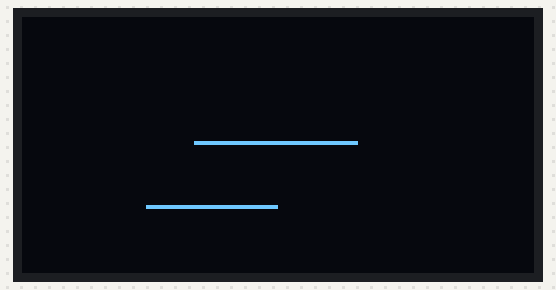
The sketch below on a simulated Arduino Uno, built with avr-gcc and run on an emulated ATmega328P. Parts: 128×64 one-colour display.

Above: at 0.05 s.
At 4.81 s:
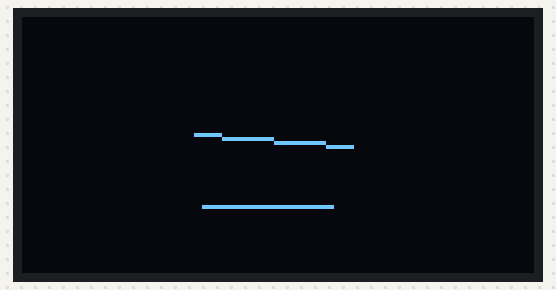
At 9.45 s:
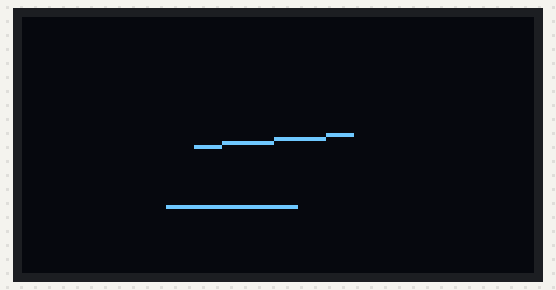
At 18.85 s:
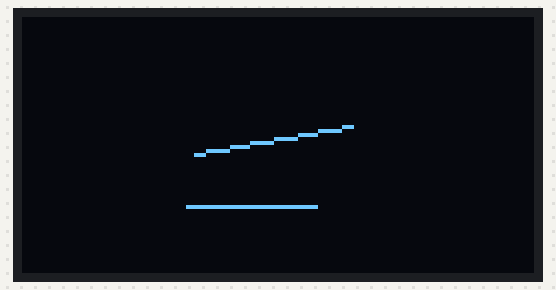
At 28.26 s:
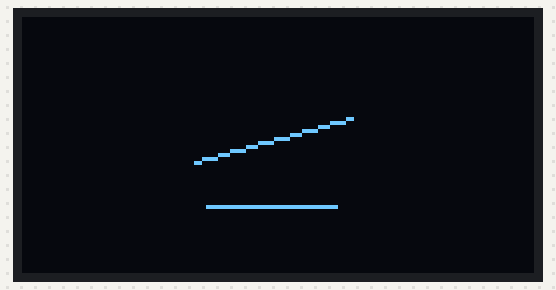
At 37.7 s:
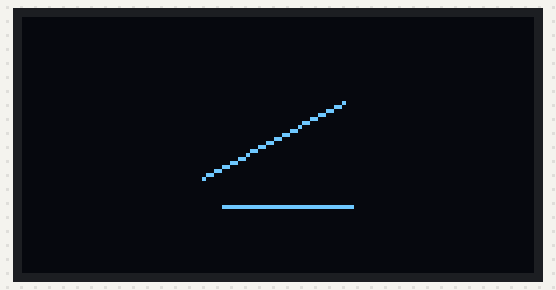

The sketch:

MyAnimationOLEDTest4.ino
```cpp
#include <U8glib.h>

U8GLIB_SSD1306_128X64 oled(U8G_I2C_OPT_NONE);

int a, b;
float pi = 3.1415926535897;
float one = 12; // if datatype is float, will run smoothly,
                // if datatype is int, will severely lower framerate
float fourPi;

void setup() {
    fourPi = 4*pi;
}

void loop(void) {
  oled.firstPage();
  do {
    draw();
  } while(oled.nextPage());
  a++;
  b++;
  if (b>=20) {
    b = 0;
  }
}

void draw(void) {
  oled.drawLine(20*cos(a/one)+63,20*sin(a/one)+31,
  -20*cos(a/one)+63,-20*sin(a/one)+31);
  if (b<=20) {
    oled.drawLine(31+b,47,63+b,47);
  }
}
```

projeckt.c
```cpp
// 1: Koda spelet så det är funktionellt med knapparna.

// 2: Koda så spelet är funktionellt med acc och gyro.


//Spelarens storlek är 8x8
//Spelplanen 24 rader och 14 kolumner.


//Spelet kör i en virutuell spelplan
//Vi uppdaterar spelplanen hela tiden


//Function: Spelet
    //Function. Game interface tryck knapp för att starta.
        //Function: Får in data med info om rörelse som uppdaterar "spelarens pos" temporära position.
            //Function: som kollar om vi befinner oss innanför boxen i den virutella spelpalnen.
            //Function: IF utanför, börja blinka. Else, pass.
            //Function: Make temporära position, till current positon och uppdaterar spelplanen.
            //Function: som uppdaterar OLED

/*
Meny (när man inte är i ett spel)

Vill du starta spelet. Tryck på kanpp 1.
Vill du starta om spelet. Tryck på knapp 1.

*/

void menu (){

}

/*
Spelet.


Functionen kommer ligga i menu.
Håll dig innanför ramen och du får poäng.
Är du utanför mer än 3 sekunder förlorar du.
Alla spel essentiella funktioner kommer ligg i denna


*/

void game (){

}

/*
Uppdatera spelplanen.

Hämtar data vart spelaren vill röra sig.
Subrutin som kollar om det är en krock, om inte.
Sätter positionen till 000.
Sätter tidigare position till 255.
Uppdaterar displayens input.
*/

void update (){

}


/*
Subrutin, krockhaterare.

Om den nya positionen inte 255 betyder det att vi har hamnat på en krock.
Här börjar den blinka som fan.
Fastnar i subrutinen till den lyckas ta sig till ett "leagal" position.
*/

void dangerZone (){

}
```
